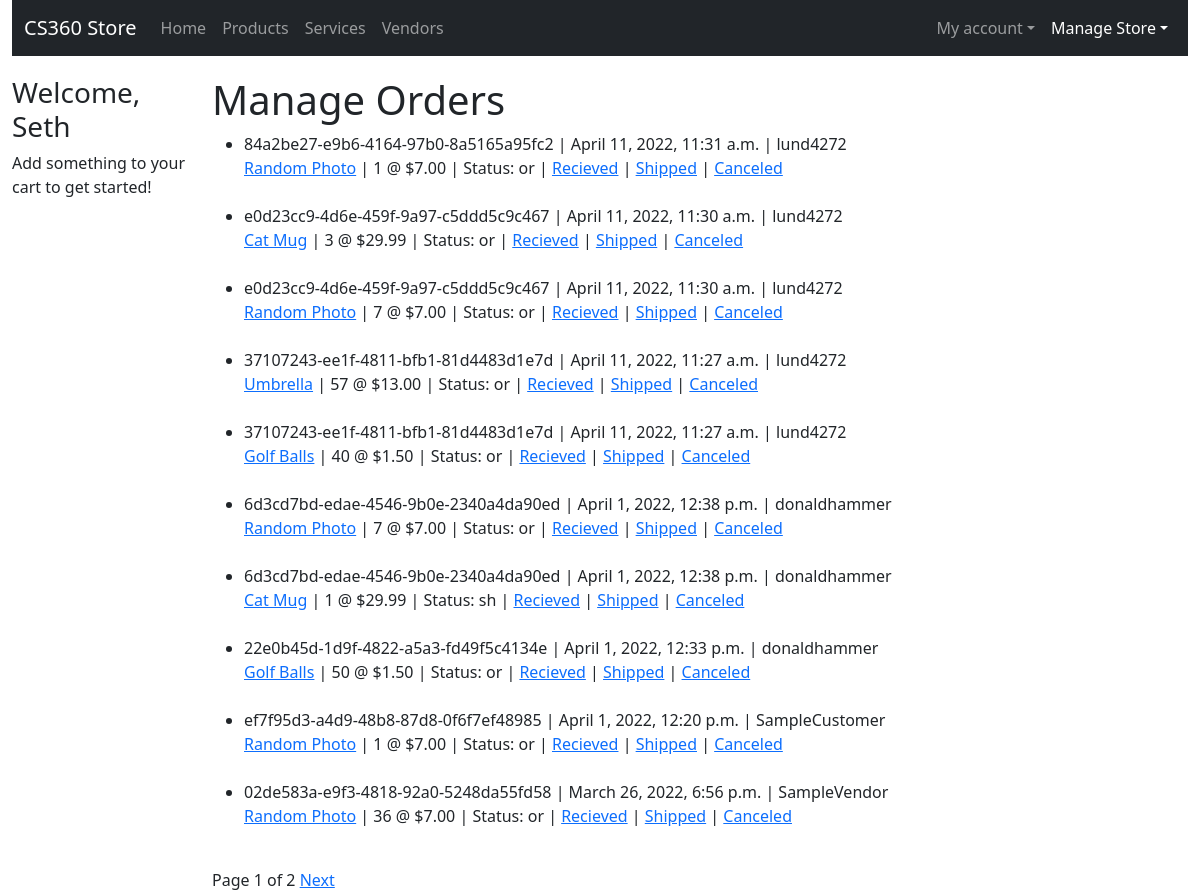
Before: /store/manage-product-orders/ (signed in) with the older database file.
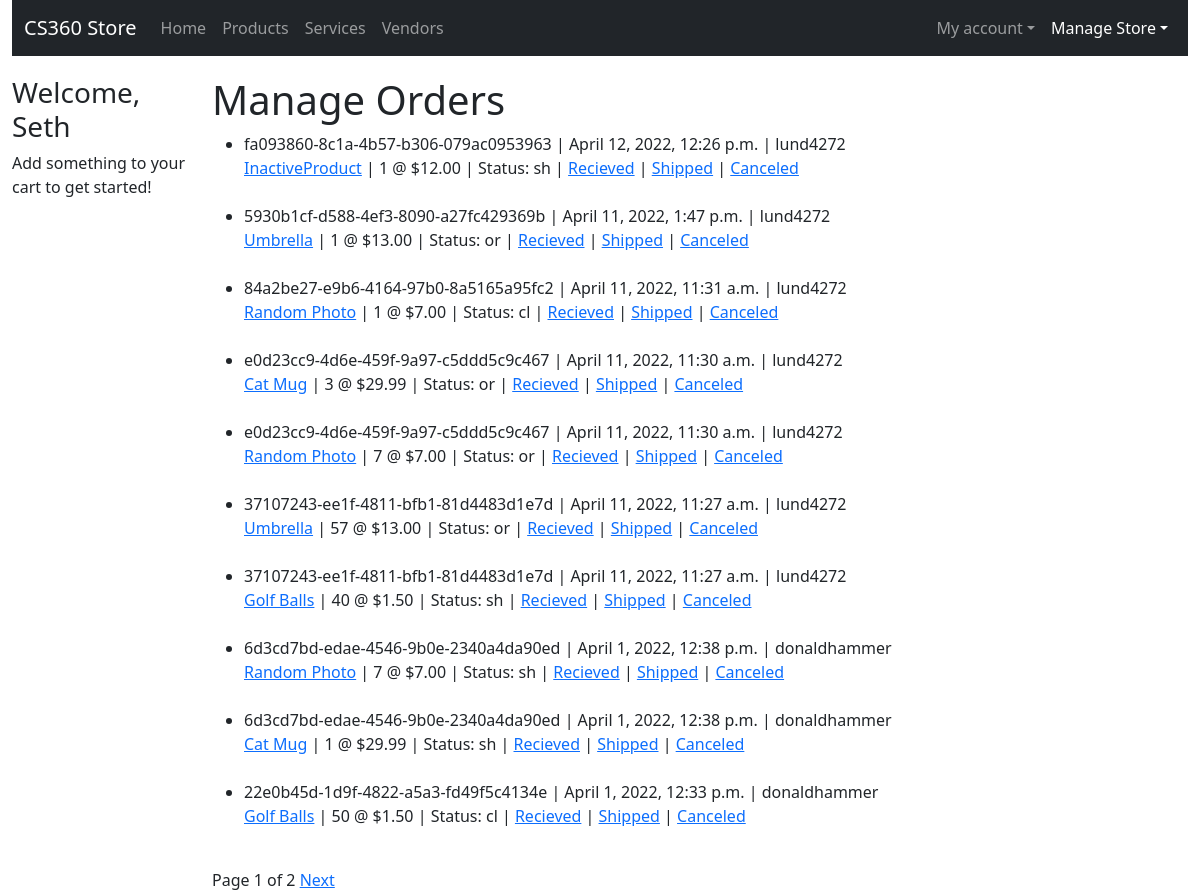
After: the same page with the newer database file.
### storeApp/models.py (models this page shows, shortened)
class InvoiceProduct(models.Model):
    id = models.UUIDField(primary_key=True, default=uuid.uuid4, help_text="Unique ID for this product listing", editable=False)
    invoice = models.ForeignKey(Invoice, on_delete=models.CASCADE,)
    product = models.ForeignKey(ProductListing, on_delete=models.RESTRICT)
    vendor = models.ForeignKey(Vendor, on_delete=models.RESTRICT, blank=True)
    unit_price = models.DecimalField(decimal_places=2, max_digits=7, default=0)
    quantity_ordered = models.IntegerField(default=0, validators=[MaxValueValidator(9999)])
    ORDER_STATUS = (
        ('or', 'Order Received'),
        ('cl', 'Canceled'),
        ('sh', 'Shipped'),
    )
    status = models.CharField(
        max_length=2,
        choices=ORDER_STATUS,
        blank=True,
        default='or',
        help_text='Order Status',
    )

class Invoice(models.Model):
    id = models.UUIDField(primary_key=True, default=uuid.uuid4, help_text="Unique ID for this particular order", editable=False)
    purchaser = models.ForeignKey(User, on_delete=models.SET_NULL, null=True)
    date_placed = models.DateTimeField(default=datetime.now, blank=True)
    total_payment = models.DecimalField(decimal_places=2, max_digits=7, default=0)
    def __str__(self):
        return str(self.id)

class ProductListing(models.Model):
    id = models.UUIDField(primary_key=True, default=uuid.uuid4, help_text="Unique ID for this particular order", editable=False)
    active = models.BooleanField(default=True)
    name = models.CharField(max_length=200, help_text="Enter a name for your product.")
    imageURL = models.URLField(max_length=200, help_text="Enter image URL", default="https://picsum.photos/400/300")
    price = models.DecimalField(decimal_places=2, max_digits=7) # allows max price of $99,999.99
    description = models.TextField()
    quantity_available = models.IntegerField(help_text="How many are available? Leave blank if unlimited.", null=True, blank=True)
    restockDate = models.DateField(help_text="Leave blank if N/A",null=True, blank=True)
    vendor = models.ForeignKey(Vendor, on_delete=models.RESTRICT)
    tags = models.ManyToManyField(ProductTag, blank=True)
    def get_absolute_url(self):
        return reverse('product-detail', args=[str(self.id)])
    def list_tags(self):
        return ', '.join(tag.name for tag in self.tags.all()[:3])
    list_tags.short_description = 'Tags'
    class Meta:
        permissions = (("can_set_active", "Set product as active"),)

### storeApp/views.py (the view)
# urls.py: path('manage-product-orders/', views.ManageProductOrdersView.as_view(), name='manage-product-orders'),
class ManageProductOrdersView(PermissionRequiredMixin, generic.ListView):
    model = InvoiceProduct
    template_name = 'storeApp/vendors/manage_product_orders.html'
    permission_required = 'storeApp.can_set_active'
    paginate_by = 10
    def get_queryset(self):
        return InvoiceProduct.objects.filter(vendor=self.request.user.vendor).order_by('-invoice__date_placed', 'invoice__purchaser')

### storeApp/templates/storeApp/vendors/manage_product_orders.html (shortened to what this page needs)
{% extends "base_generic.html" %}
{% block content %}
    <h1>Manage Orders</h1>
    <ul>
    {% if invoiceproduct_list %}
        {% for iproduct in invoiceproduct_list %}
            <li>{{ iproduct.invoice }} | {{ iproduct.invoice.date_placed }} | {{ iproduct.invoice.purchaser }}<br/><a href="{{ iproduct.product.get_absolute_url }}">{{ iproduct.product.name }}</a> | {{ iproduct.quantity_ordered }} @ ${{ iproduct.unit_price }} | Status: {{ iproduct.status }} | <a href="{% url 'change-product-order-status' ipID=iproduct.id status='or' %}">Recieved</a> | <a href="{% url 'change-product-order-status' ipID=iproduct.id status='sh' %}">Shipped</a> | <a href="{% url 'change-product-order-status' ipID=iproduct.id status='cl' %}">Canceled</a></li><br/>
        {% endfor %}
    {% endif %}
</ul>
{% endblock content %}

### storeApp/templates/base_generic.html (shortened to what this page needs)
<!DOCTYPE html>
<html lang="en">
<head>
  <link href="https://cdn.jsdelivr.net/npm/bootstrap@5.0.2/dist/css/bootstrap.min.css" rel="stylesheet">
  {% load static %}
  <link rel="stylesheet" href="{% static 'css/styles.css' %}">
</head>
<body>
  <div class="container-fluid">
    <nav class="navbar navbar-expand-md navbar-dark bg-dark" aria-label="Fourth navbar example">
      <div class="container-fluid">
        <a class="navbar-brand" href="{% url 'index' %}">CS360 Store</a>
        <div class="collapse navbar-collapse" id="navbarsExample04">
          <ul class="navbar-nav me-auto mb-2 mb-md-0">
            <li class="nav-item"><a class="nav-link {% if request.resolver_match.url_name == 'index' %}active{% endif %}" href="{% url 'index' %}">Home</a></li>
            <li class="nav-item"><a class="nav-link {% if request.resolver_match.url_name == 'products' %}active{% endif %}" href="{% url 'products' %}">Products</a></li>
            <li class="nav-item"><a class="nav-link {% if request.resolver_match.url_name == 'services' %}active{% endif %}" href="{% url 'services' %}">Services</a></li>
            <li class="nav-item"><a class="nav-link {% if request.resolver_match.url_name == 'vendors' %}active{% endif %}" href="{% url 'vendors' %}">Vendors</a></li>
          </ul>
          <ul class="navbar-nav">
            {% if user.is_authenticated %}
            <li class="nav-item dropdown">
              <a class="nav-link dropdown-toggle " href="#" id="dropdown04" data-bs-toggle="dropdown" aria-expanded="false">My account</a>
            </li>
            {% else %}
            <li class="nav-item"><a class="nav-link" href="{% url 'login' %}">Log in</a></li>
            {% endif %}
            {% if perms.storeApp.can_set_active %}
            <li class="nav-item dropdown">
              <a class="nav-link dropdown-toggle {% if request.resolver_match.url_name == 'manage-products' or request.resolver_match.url_name == 'manage-services' or request.resolver_match.url_name == 'manage-product-orders' or request.resolver_match.url_name == 'manage-service-orders' %}active{% endif %}" href="#" id="dropdown05" data-bs-toggle="dropdown" aria-expanded="false">Manage Store</a>
            </li>
            {% endif %}
          </ul>
        </div>
      </div>
    </nav>
    <div class="row">
      <div class="col-sm-2">
      {% block sidebar %}
        <ul class="sidebar-nav">
          {% if user.is_authenticated %}
          <h3>Welcome, {{ user.first_name }}</h3>
          {% endif %}
          {% if user.cart.cartproduct_set.all or user.cart.cartservice_set.all %}
          <hr/>
          <h4 class="mb-3">Cart:</h4>
          {% else %}
          <p>Add something to your cart to get started!</p>
          {% endif %}
     {% endblock %}
      </div>
      <div class="col-sm-10 ">{% block content %}{% endblock %}{% block pagination %} {% if is_paginated %}
        <div class="pagination">
          <span class="page-links">
            <span class="page-current">
              Page {{ page_obj.number }} of {{ page_obj.paginator.num_pages }}
            </span>
            {% if page_obj.has_next %}
            <a href="{{ request.path }}?page={{page_obj.next_page_number }}"
              >Next</a
            >
            {% endif %}
          </span>
        </div>
        {% endif %} {% endblock %}</div>
    </div>
  </div>
</body>
</html>

### storeApp/static/css/styles.css (style rules this page uses)
.sidebar-nav { margin-top: 20px; padding: 0; list-style: none; }
h1 { margin-top: 20px; }

Changed rows visible on the page:
no longer on this page (row unchanged): InvoiceProduct: invoice "ef7f95d3-a4d9-48b8-87d8-0f6f7ef48985", invoice.date_placed "April 1, 2022, 12:20 p.m.", invoice.purchaser "SampleCustomer", product.name "Random Photo", quantity_ordered "1", unit_price "7.00", status "or"
no longer on this page (row unchanged): InvoiceProduct: invoice "02de583a-e9f3-4818-92a0-5248da55fd58", invoice.date_placed "March 26, 2022, 6:56 p.m.", invoice.purchaser "SampleVendor", product.name "Random Photo", quantity_ordered "36", unit_price "7.00", status "or"
added InvoiceProduct: invoice "fa093860-8c1a-4b57-b306-079ac0953963", invoice.date_placed "April 12, 2022, 12:26 p.m.", invoice.purchaser "lund4272", product.name "InactiveProduct", quantity_ordered "1", unit_price "12.00", status "sh"
added InvoiceProduct: invoice "5930b1cf-d588-4ef3-8090-a27fc429369b", invoice.date_placed "April 11, 2022, 1:47 p.m.", invoice.purchaser "lund4272", product.name "Umbrella", quantity_ordered "1", unit_price "13.00", status "or"
changed InvoiceProduct "84a2be27-e9b6-4164-97b0-8a5165a95fc2": status "or" → "cl"
changed InvoiceProduct (number 7 of 10 on the later page): status "or" → "sh"
changed InvoiceProduct (number 8 of 10 on the later page): status "or" → "sh"
changed InvoiceProduct "22e0b45d-1d9f-4822-a5a3-fd49f5c4134e": status "or" → "cl"
